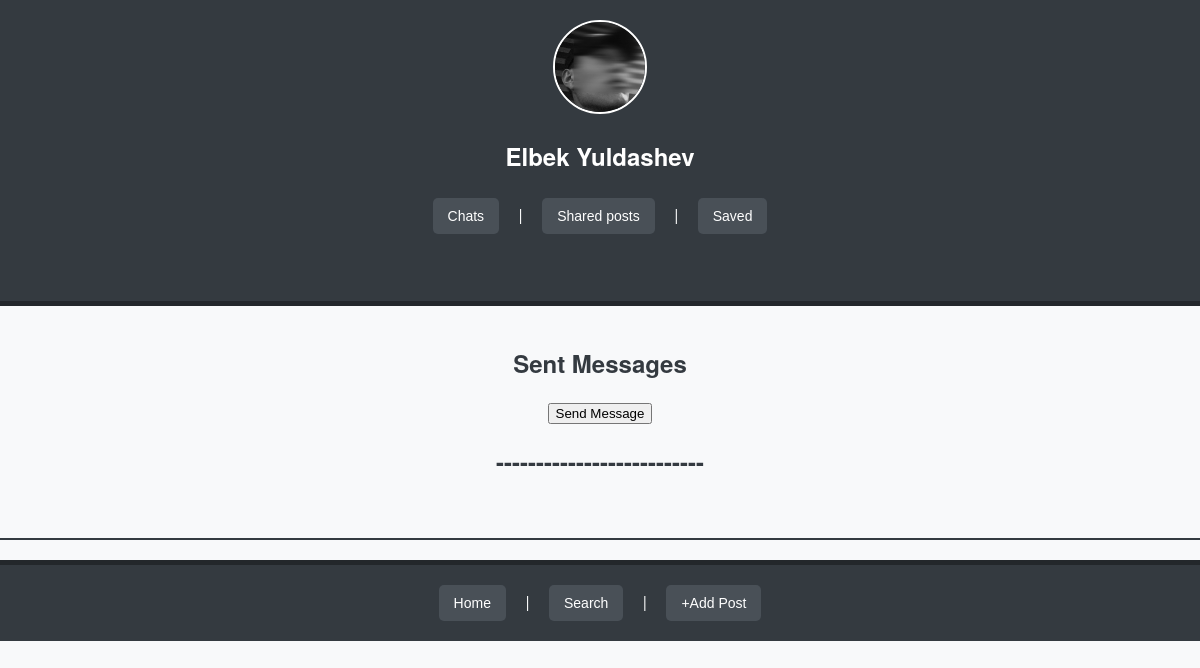
The app's page /chats/chats/outbox (signed in), older data.
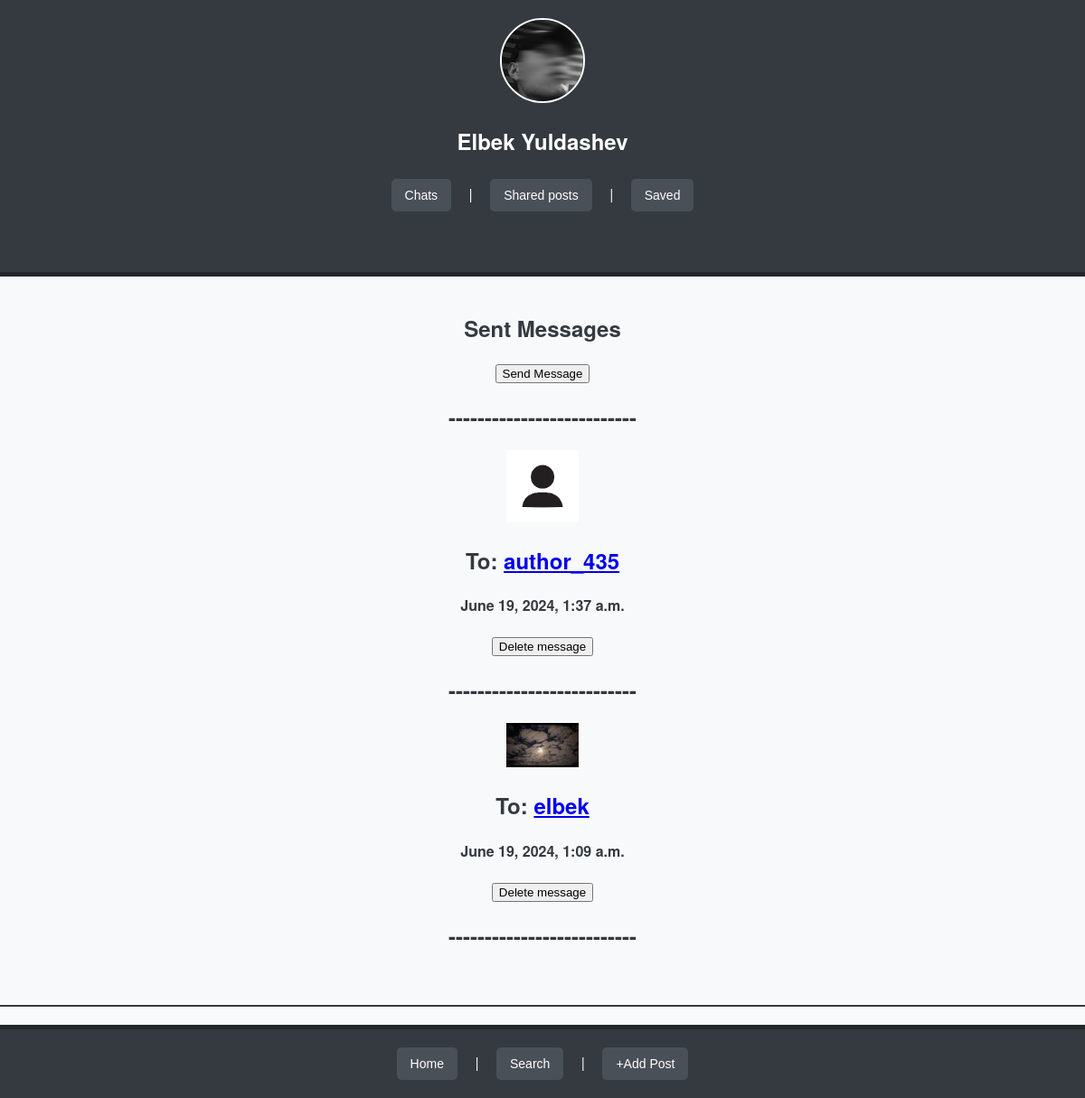
The same page, newer data.
### conversation/models.py (models this page shows, shortened)
class Messages(models.Model):
    sender = models.ForeignKey(Users, on_delete=models.DO_NOTHING, related_name='sent_messages')
    message = models.TextField(null=True)
    picture = models.ImageField(upload_to='messages/picture/', blank=True, null=True)
    audio = models.FileField(upload_to='messages/audio/', blank=True, null=True)
    video = models.FileField(upload_to='messages/video/', blank=True, null=True)
    docs = models.FileField(upload_to='messages/docs/', blank=True, null=True)
    sent_time = models.DateTimeField(default=timezone.now)
    receiver = models.ForeignKey(Contacts, on_delete=models.DO_NOTHING, related_name='received_messages')
    class Meta:
        db_table = 'messages'

class Contacts(models.Model):
    name = models.CharField(max_length=100)
    contact_user = models.ForeignKey(Users, on_delete=models.DO_NOTHING, related_name='contact_user_contacts')
    main_user = models.ForeignKey(Users, on_delete=models.DO_NOTHING, related_name='main_user_contacts')
    created_at = models.DateTimeField(default=timezone.now)
    class Meta:
        db_table = 'contacts'

### users/models.py (models this page shows, shortened)
class Users(AbstractUser):
    image = models.ImageField(upload_to='profile_images/', blank=True, null=True, default='default_user/user_img.png')
    bio = models.TextField(blank=True, null=True)
    class Meta:
        db_table = "Users"

### conversation/views.py (the view)
# urls.py: path('chats/outbox', OutboxView.as_view(), name='outbox'),
class OutboxView(View):
    def get(self, request):
        outboxes = Messages.objects.filter(sender=request.user).order_by('-sent_time')
        context = {
            'outboxes': outboxes,
        }
        return render(request, 'outbox.html', context=context)

### conversation/templates/outbox.html (shortened to what this page needs)
{% extends 'base.html' %}
{% block content %}
    <h2>Sent Messages</h2>
    <a href="{% url 'conversation:contacts-list' %}"><button>Send Message</button></a>
    {% for outbox in outboxes %}
        <h2>--------------------------</h2>
        <a href="{% url 'conversation:outbox-detail' outbox.pk%}"><img src="{{ outbox.receiver.contact_user.image.url }}" width="80px"></a>
        <h2>To: <a href="{% url 'conversation:outbox-detail' outbox.pk%}">{{ outbox.receiver.contact_user.username }}</a></h2>
        <h4>{{ outbox.sent_time }}</h4>
        <a href="{% url 'conversation:delete-outbox-message' outbox.pk %}"><button>Delete message</button></a>
    {% endfor %}
    <h2>--------------------------</h2>
{% endblock content %}

Row changes from the older to the newer data that the page shows:
added Messages: receiver.contact_user.image (picture), receiver.contact_user.username "author_435", sent_time "June 19, 2024, 1:37 a.m."
added Messages: receiver.contact_user.image (picture), receiver.contact_user.username "elbek", sent_time "June 19, 2024, 1:09 a.m."
